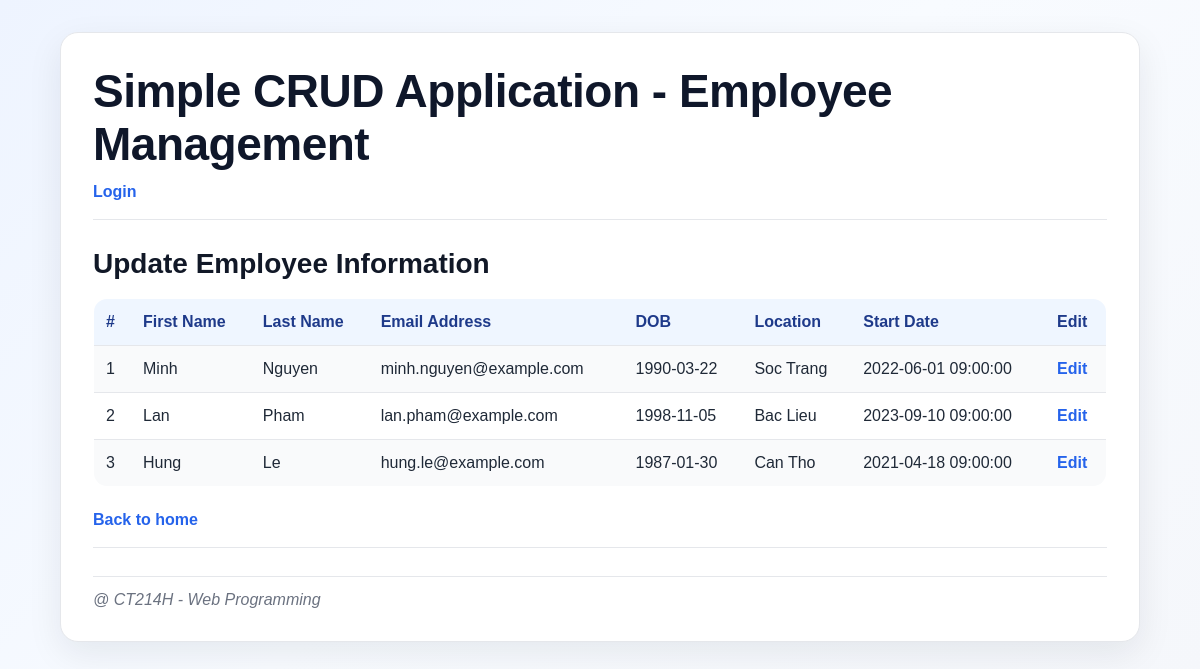
/update.php, run on the app's committed database.
### tables this page shows
CREATE TABLE employee (
    id INT(11) UNSIGNED AUTO_INCREMENT PRIMARY KEY,
    firstname VARCHAR(30) NOT NULL,
    lastname VARCHAR(30) NOT NULL,
    email VARCHAR(50) NOT NULL,
    dob DATE,
    location VARCHAR(50),
    startdate TIMESTAMP DEFAULT CURRENT_TIMESTAMP
);

### update.php (the view, shortened to what this page needs)
<?php
include 'templates/header.php';
include 'data/connect-select-db.php';
echo '<h2>Update Employee Information</h2>';
$sql = 'SELECT * FROM employee ORDER BY id';
$result = mysqli_query($conn, $sql);
if (mysqli_num_rows($result) > 0) {
    echo '<table>';
    echo '<tr><th>#</th><th>First Name</th><th>Last Name</th><th>Email Address</th><th>DOB</th><th>Location</th><th>Start Date</th><th>Edit</th></tr>';
    while ($row = mysqli_fetch_assoc($result)) {
        echo '<tr>';
        echo '<td>' . $row['id'] . '</td>';
        echo '<td>' . htmlspecialchars($row['firstname']) . '</td>';
        echo '<td>' . htmlspecialchars($row['lastname']) . '</td>';
        echo '<td>' . htmlspecialchars($row['email']) . '</td>';
        echo '<td>' . $row['dob'] . '</td>';
        echo '<td>' . htmlspecialchars($row['location']) . '</td>';
        echo '<td>' . $row['startdate'] . '</td>';
        echo "<td><a href='update-single.php?id=" . $row['id'] . "'>Edit</a></td>";
        echo '</tr>';
    }
    echo '</table>';
} else {
    echo '<p>No employees found.</p>';
}
echo "<p><a href='index.php'>Back to home</a></p>";
include 'templates/footer.php';
?>

### css/style.css (style rules this page uses)
* { box-sizing: border-box; }
body { margin: 0; padding: 32px 16px; background: linear-gradient(135deg, #eef4ff 0%, #f8fbff 50%, #f5f7fb 100%); color: #1f2937; font-family: 'Times New Roman', Times, serif, Helvetica, sans-serif; }
h2 { margin: 28px 0 18px; color: #111827; font-size: 28px; font-weight: 700; }
p, li, label, input, td, th, a, div { font-size: 16px; font-family: Arial, Helvetica, sans-serif; }
.login-link, a { color: #2563eb; text-decoration: none; font-weight: 600; }
table { width: 100%; border-collapse: collapse; margin: 18px 0 24px; overflow: hidden; border-radius: 14px; border: 1px solid #e5e7eb; background: #ffffff; }
th, td { border-bottom: 1px solid #e5e7eb; padding: 14px 12px; text-align: left; vertical-align: middle; }
th { background: #eff6ff; color: #1e3a8a; font-weight: 700; }
tr:nth-child(even) td { background: #f9fafb; }

### data on the page
employee: id "1", firstname "Minh", lastname "Nguyen", email "minh.nguyen@example.com", dob "1990-03-22", location "Soc Trang", startdate "2022-06-01 09:00:00"
employee: id "2", firstname "Lan", lastname "Pham", email "lan.pham@example.com", dob "1998-11-05", location "Bac Lieu", startdate "2023-09-10 09:00:00"
employee: id "3", firstname "Hung", lastname "Le", email "hung.le@example.com", dob "1987-01-30", location "Can Tho", startdate "2021-04-18 09:00:00"
